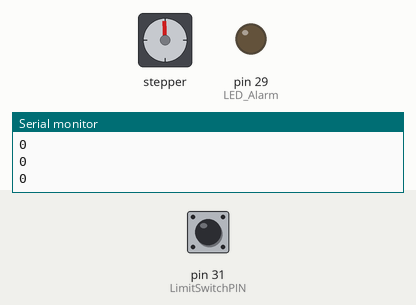
Simulated run of this sketch. Board: Arduino Mega 2560, built with avr-gcc and run on an emulated ATmega2560. On the bench: stepper motor, output pins drawn as LEDs (lit = HIGH), the last lines printed to the serial monitor. Dashed ring = blinking. The inputs (shaded band) are chosen by the test bench; at power-on: pin 31 (LimitSwitchPIN) LOW. Stepper angles assume 200 steps per turn.

Above: at 1.8 s.
1.9 s: pin 31 (LimitSwitchPIN) pulled HIGH for 0.6 s
At 2.8 s:
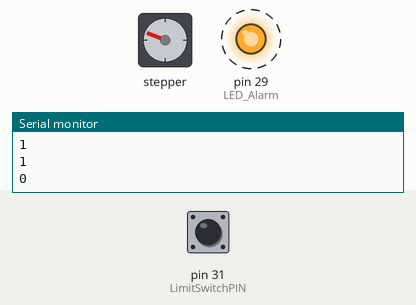
4.9 s: pin 31 (LimitSwitchPIN) pulled HIGH for 1 s
At 6.8 s:
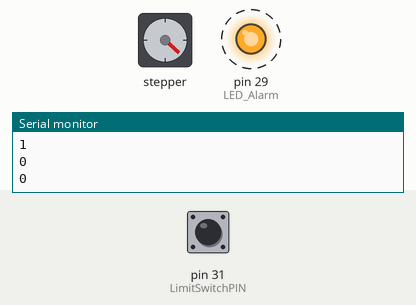
7.9 s: pin 31 (LimitSwitchPIN) pulled HIGH for 0.6 s
At 9.4 s:
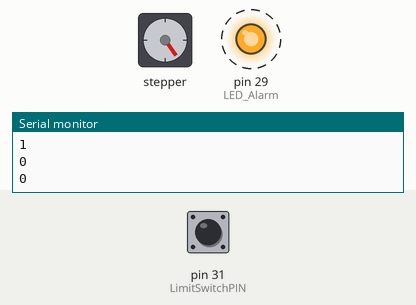
11.5 s: pin 31 (LimitSwitchPIN) pulled HIGH for 3.2 s
At 15.1 s:
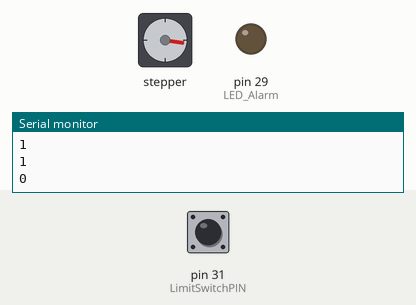
16.2 s: pin 31 (LimitSwitchPIN) pulled HIGH for 0.6 s
19.3 s: pin 31 (LimitSwitchPIN) pulled HIGH for 1 s
Timing chart, 0 to 23.8 s (numbered marks = the images above; inputs shaded):
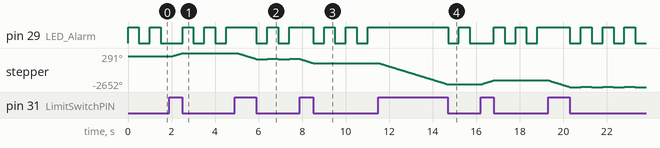

The sketch:

Motor_TB.ino
```cpp
#include "pinout.h"
#include <AccelStepper.h>

AccelStepper stepper(1, 6, 7);
int spd = 1000;
int toggle = 1;
int pinRead = 0;
void setup()
{
  Serial.begin(9600);
  pinMode(LED_Alarm, OUTPUT);      // Alarm LED
  pinMode(Alarm,INPUT);
  digitalWrite(Alarm, LOW);

  //switches
  pinMode(ToggleSwitch,INPUT);    // Toggle switch
  pinMode(LimitSwitchPIN,INPUT_PULLUP);     // Limit switch input
//  digitalWrite(LimitSwitchPIN, LOW);
  //buttons
  pinMode(SetButton, INPUT);  //Set button
  pinMode(Alarm_switch, INPUT);   //Alarm button
  pinMode(Home_In,INPUT);         // Homing towards centre input
  pinMode(Home_Out,INPUT);        // Homing towards outside input
  //analog
  pinMode(ReadBPM_Val,INPUT);     // init BPM
  pinMode(ReadTV_Val,INPUT);      // init Tidal Volume
  pinMode(ReadIE_Val,INPUT);      //Init I/E val
  pinMode(ReadPEEP_alarm,INPUT);  //Init PEEP alarm
  pinMode(ReadSensitivity,INPUT); //Init Assist sensitivity

  pinMode(PressureSensorPIN,INPUT);         // Pressure sensor input
  pinMode(LimitSwitchPIN, INPUT);
  digitalWrite(LED_Alarm, HIGH);
  stepper.setMaxSpeed(1000);
  stepper.setSpeed(spd);
}
void loop()
{
  stepper.runSpeed();
  pinRead = digitalRead(LimitSwitchPIN);
  Serial.println(pinRead);
  if(!pinRead)
  {
    if(toggle==1){digitalWrite(LED_Alarm, HIGH);}
    else{digitalWrite(LED_Alarm, LOW);}
    toggle =  -1*toggle;
    spd = -1*spd;
    stepper.setMaxSpeed(spd);
    stepper.setSpeed(spd);
    delay(500);
  }
}
```

pinout.h
```cpp
#define Home_In 25    //
#define Home_Out 27   //
#define ToggleSwitch 3  //
#define SetButton 5 //

  //Alarm
#define Alarm 23  //Alarm digital pin
#define LED_Alarm 29  //LED lights on alarm
#define Alarm_switch 4  //Pulls low --> Switch High

#define LimitSwitchPIN 2    // normally high switch to low. I think

//Pressure Sensor
#define PressureSensorPIN A4    //pressure analog read

//Dials - BPM 10K pot - (0, 5)V
#define ReadBPM_Val A0  // pin BPM
#define ReadTV_Val A1   // pin tidal volume
#define ReadIE_Val A2   // pin IE ratio
#define ReadPEEP_alarm A3 // pin PEEP Alarm sensitivity level
#define ReadSensitivity A5  // pin Asist control sensitivity level

//Lazer Beam
#define LimitSwitchPIN 31
```
